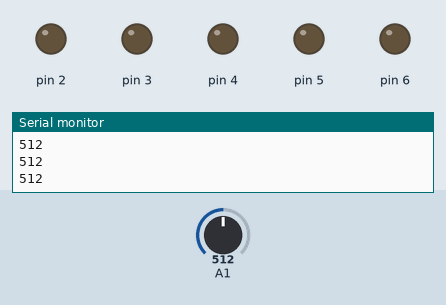
Simulated run of this sketch. Board: Arduino Uno, built with avr-gcc and run on an emulated ATmega328P. On the bench: output pins drawn as LEDs (lit = HIGH), the last lines printed to the serial monitor. Dashed ring = blinking. Inputs (shaded band) come from the test bench; at power-on: A1 = 512.

Above: at 1.2 s.
1.3 s: A1 set to 490
At 1.9 s:
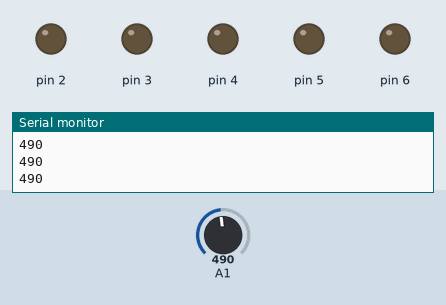
2.8 s: A1 set to 510
At 3.1 s:
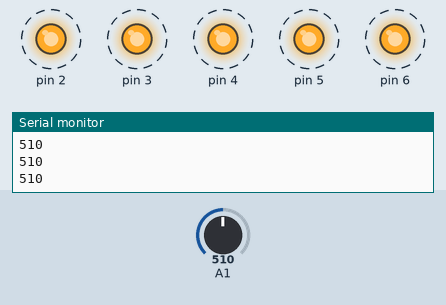
5.8 s: A1 set to 306
At 6.6 s:
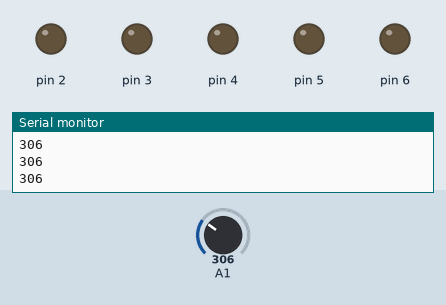
7.3 s: A1 set to 511
At 7.7 s:
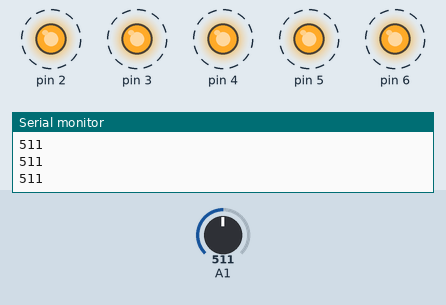
Timing chart, 0 to 11.3 s (numbered marks = the images above; inputs shaded):
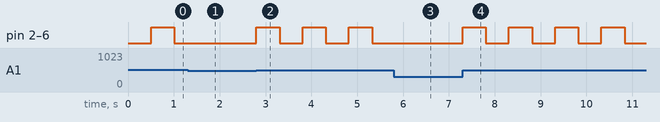

The sketch:

fire_safety_automation1.ino
```cpp
// C++ code
//


unsigned long previoustime = 0;
int pinstate = LOW; // LED/Buzzer State (LOW/HIGH)

void setup() {
  Serial.begin(9600);
  pinMode(A1, INPUT);
  pinMode(2, OUTPUT);
  pinMode(3, OUTPUT);
  pinMode(4, OUTPUT);
  pinMode(5, OUTPUT);
  pinMode(6, OUTPUT);
}

void loop() {
  int gaslevel = analogRead(A1);
  Serial.println(gaslevel);

  unsigned long currenttime = millis();

  // ১. Fast Blinkig
  if (gaslevel > 700) {
    if (currenttime - previoustime >= 50) {
      previoustime = currenttime;
      pinstate = !pinstate; // Toggling

      digitalWrite(2, pinstate);
      digitalWrite(3, pinstate);
      digitalWrite(4, pinstate);
      digitalWrite(5, pinstate);
      digitalWrite(6, pinstate);
    }
  }
  // 2. Slow Blinking
  else if (gaslevel >= 500 && gaslevel <= 700) {
    if (currenttime - previoustime >= 500) {
      previoustime = currenttime;
      pinstate = !pinstate;

      digitalWrite(2, pinstate);
      digitalWrite(3, pinstate);
      digitalWrite(4, pinstate);
      digitalWrite(5, pinstate);
      digitalWrite(6, pinstate);
    }
  }
  // 3. No Blinking
  else {
    pinstate = LOW;
    digitalWrite(2, LOW);
    digitalWrite(3, LOW);
    digitalWrite(4, LOW);
    digitalWrite(5, LOW);
    digitalWrite(6, LOW);
  }
 delay(10);
}
```

Measured:
- after the input at 1.3 s, pin 2–6: stays LOW (without the input it goes to HIGH after 0.21 s)
- after the input at 2.8 s, pin 2–6: alternates HIGH for 0.50 s and LOW for 0.50 s, starting at once
- after the input at 5.8 s, pin 2–6: stays LOW (without the input it goes to HIGH after 0.03 s)
- after the input at 7.3 s, pin 2–6: alternates HIGH for 0.50 s and LOW for 0.50 s, starting at once
